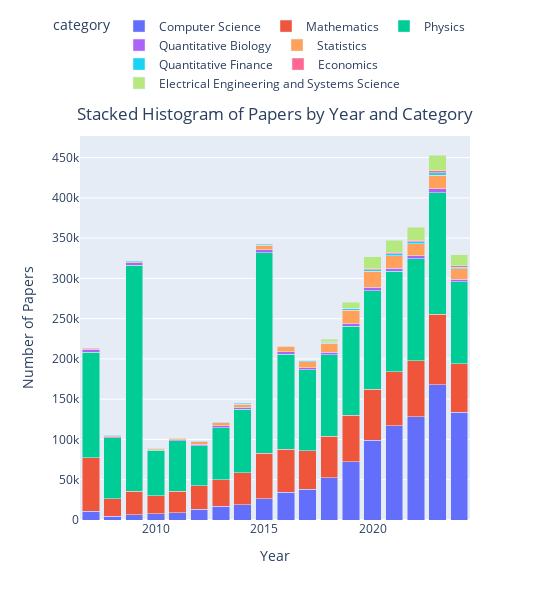

This figure's notebook cell:
### Code cell
arxiv_metadata_plot = arxiv_metadata[['id', 'categories', 'year']]
arxiv_metadata_plot = arxiv_metadata_plot.assign(category=arxiv_metadata_plot['categories'].str.split(' ')).explode('category')
arxiv_metadata_plot['category'] = arxiv_metadata_plot['category'].apply(lambda x: get_category(x))

# Group by year and category, then count papers
arxiv_metadata_plot = arxiv_metadata_plot.groupby(['year', 'category']).size().reset_index(name='count')

# Plot stacked histogram using Plotly
fig = px.bar(arxiv_metadata_plot, x='year', y='count', color='category',
             title='Stacked Histogram of Papers by Year and Category',
             labels={'year': 'Year', 'count': 'Number of Papers'},
             barmode='stack')

fig.update_layout(
    width=550,
    height=600,
    legend=dict(
        orientation="h",
        yanchor="bottom",
        y=1.1,
        xanchor="right",
        x=1
    ),
    title=dict(
        y=0.82,
        x=0.5,
        xanchor='center',
        yanchor='top'
    )
)

save_and_show(fig, "category_research_per_year")

### Figure 1 — Plotly figure (JSON) as saved in the notebook; plotly's stock layout.template omitted (floating-point values rounded to 4 significant figures)
{"data": [{"alignmentgroup": "True", "hovertemplate": "category=Computer Science<br>Year=%{x}<br>Number of Papers=%{y}<extra></extra>", "legendgroup": "Computer Science", "marker": {"color": "#636efa", "pattern": {"shape": ""}}, "name": "Computer Science", "offsetgroup": "Computer Science", "orientation": "v", "showlegend": true, "textposition": "auto", "type": "bar", "x": [2007, 2008, 2009, 2010, 2011, 2012, 2013, 2014, 2015, 2016, 2017, 2018, 2019, 2020, 2021, 2022, 2023, 2024], "xaxis": "x", "y": [10586, 4585, 6255, 7728, 9300, 13418, 16962, 19082, 26586, 34456, 38008, 52279, 72264, 99025, 117075, 128314, 168096, 133597], "yaxis": "y"}, {"alignmentgroup": "True", "hovertemplate": "category=Mathematics<br>Year=%{x}<br>Number of Papers=%{y}<extra></extra>", "legendgroup": "Mathematics", "marker": {"color": "#EF553B", "pattern": {"shape": ""}}, "name": "Mathematics", "offsetgroup": "Mathematics", "orientation": "v", "showlegend": true, "textposition": "auto", "type": "bar", "x": [2007, 2008, 2009, 2010, 2011, 2012, 2013, 2014, 2015, 2016, 2017, 2018, 2019, 2020, 2021, 2022, 2023, 2024], "xaxis": "x", "y": [66818, 21554, 29244, 22472, 26528, 29169, 33140, 39888, 56535, 53632, 48164, 51757, 57604, 63165, 66782, 69141, 87194, 60299], "yaxis": "y"}, {"alignmentgroup": "True", "hovertemplate": "category=Physics<br>Year=%{x}<br>Number of Papers=%{y}<extra></extra>", "legendgroup": "Physics", "marker": {"color": "#00cc96", "pattern": {"shape": ""}}, "name": "Physics", "offsetgroup": "Physics", "orientation": "v", "showlegend": true, "textposition": "auto", "type": "bar", "x": [2007, 2008, 2009, 2010, 2011, 2012, 2013, 2014, 2015, 2016, 2017, 2018, 2019, 2020, 2021, 2022, 2023, 2024], "xaxis": "x", "y": [130979, 76302, 280911, 56240, 62885, 49732, 64748, 78718, 248411, 117987, 100106, 101154, 110825, 122449, 124706, 127101, 151244, 101998], "yaxis": "y"}, {"alignmentgroup": "True", "hovertemplate": "category=Quantitative Biology<br>Year=%{x}<br>Number of Papers=%{y}<extra></extra>", "legendgroup": "Quantitative Biology", "marker": {"color": "#ab63fa", "pattern": {"shape": ""}}, "name": "Quantitative Biology", "offsetgroup": "Quantitative Biology", "orientation": "v", "showlegend": true, "textposition": "auto", "type": "bar", "x": [2007, 2008, 2009, 2010, 2011, 2012, 2013, 2014, 2015, 2016, 2017, 2018, 2019, 2020, 2021, 2022, 2023, 2024], "xaxis": "x", "y": [3399, 993, 3043, 1099, 1236, 1590, 2317, 2244, 4114, 3114, 2824, 2916, 3274, 4504, 4066, 3833, 4727, 3235], "yaxis": "y"}, {"alignmentgroup": "True", "hovertemplate": "category=Statistics<br>Year=%{x}<br>Number of Papers=%{y}<extra></extra>", "legendgroup": "Statistics", "marker": {"color": "#FFA15A", "pattern": {"shape": ""}}, "name": "Statistics", "offsetgroup": "Statistics", "orientation": "v", "showlegend": true, "textposition": "auto", "type": "bar", "x": [2007, 2008, 2009, 2010, 2011, 2012, 2013, 2014, 2015, 2016, 2017, 2018, 2019, 2020, 2021, 2022, 2023, 2024], "xaxis": "x", "y": [1208, 1104, 1339, 1338, 1817, 3018, 3418, 3853, 5577, 6258, 7523, 11408, 16634, 19482, 15526, 14515, 17102, 12686], "yaxis": "y"}, {"alignmentgroup": "True", "hovertemplate": "category=Quantitative Finance<br>Year=%{x}<br>Number of Papers=%{y}<extra></extra>", "legendgroup": "Quantitative Finance", "marker": {"color": "#19d3f3", "pattern": {"shape": ""}}, "name": "Quantitative Finance", "offsetgroup": "Quantitative Finance", "orientation": "v", "showlegend": true, "textposition": "auto", "type": "bar", "x": [2008, 2009, 2010, 2011, 2012, 2013, 2014, 2015, 2016, 2017, 2018, 2019, 2020, 2021, 2022, 2023, 2024], "xaxis": "x", "y": [1002, 916, 559, 566, 624, 776, 914, 1327, 1187, 1042, 1271, 1527, 2124, 2532, 2361, 2925, 2106], "yaxis": "y"}, {"alignmentgroup": "True", "hovertemplate": "category=Economics<br>Year=%{x}<br>Number of Papers=%{y}<extra></extra>", "legendgroup": "Economics", "marker": {"color": "#FF6692", "pattern": {"shape": ""}}, "name": "Economics", "offsetgroup": "Economics", "orientation": "v", "showlegend": true, "textposition": "auto", "type": "bar", "x": [2017, 2018, 2019, 2020, 2021, 2022, 2023, 2024], "xaxis": "x", "y": [75, 400, 662, 1236, 1753, 1806, 2429, 1930], "yaxis": "y"}, {"alignmentgroup": "True", "hovertemplate": "category=Electrical Engineering and Systems Science<br>Year=%{x}<br>Number of Papers=%{y}<extra></extra>", "legendgroup": "Electrical Engineering and Systems Science", "marker": {"color": "#B6E880", "pattern": {"shape": ""}}, "name": "Electrical Engineering and Systems Science", "offsetgroup": "Electrical Engineering and Systems Science", "orientation": "v", "showlegend": true, "textposition": "auto", "type": "bar", "x": [2017, 2018, 2019, 2020, 2021, 2022, 2023, 2024], "xaxis": "x", "y": [398, 2953, 7815, 14705, 15079, 16677, 19241, 13240], "yaxis": "y"}], "layout": {"barmode": "stack", "height": 600, "legend": {"orientation": "h", "title": {"text": "category"}, "tracegroupgap": 0, "x": 1, "xanchor": "right", "y": 1.1, "yanchor": "bottom"}, "title": {"text": "Stacked Histogram of Papers by Year and Category", "x": 0.5, "xanchor": "center", "y": 0.82, "yanchor": "top"}, "width": 550, "xaxis": {"anchor": "y", "autorange": true, "domain": [0, 1], "range": [2006.0, 2024.0], "title": {"text": "Year"}, "type": "linear"}, "yaxis": {"anchor": "x", "autorange": true, "domain": [0, 1], "range": [0, 476800.0], "title": {"text": "Number of Papers"}, "type": "linear"}}}
